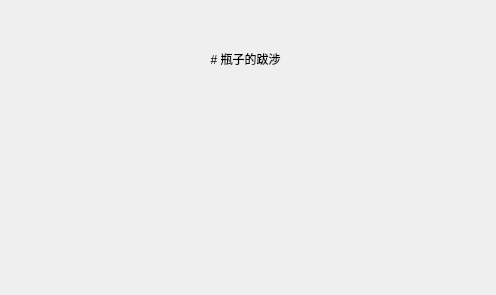
<?xml version="1.0" encoding="UTF-8"?>
<ui version="4.0">
 <class>helloworld</class>
 <widget class="QDialog" name="helloworld">
  <property name="geometry">
   <rect>
    <x>0</x>
    <y>0</y>
    <width>496</width>
    <height>295</height>
   </rect>
  </property>
  <property name="windowTitle">
   <string>helloworld</string>
  </property>
  <widget class="QLabel" name="label">
   <property name="geometry">
    <rect>
     <x>70</x>
     <y>50</y>
     <width>351</width>
     <height>271</height>
    </rect>
   </property>
   <property name="text">
    <string># 瓶子的跋涉</string>
   </property>
   <property name="textFormat">
    <enum>Qt::MarkdownText</enum>
   </property>
   <property name="alignment">
    <set>Qt::AlignHCenter|Qt::AlignTop</set>
   </property>
  </widget>
 </widget>
 <resources/>
 <connections/>
</ui>
